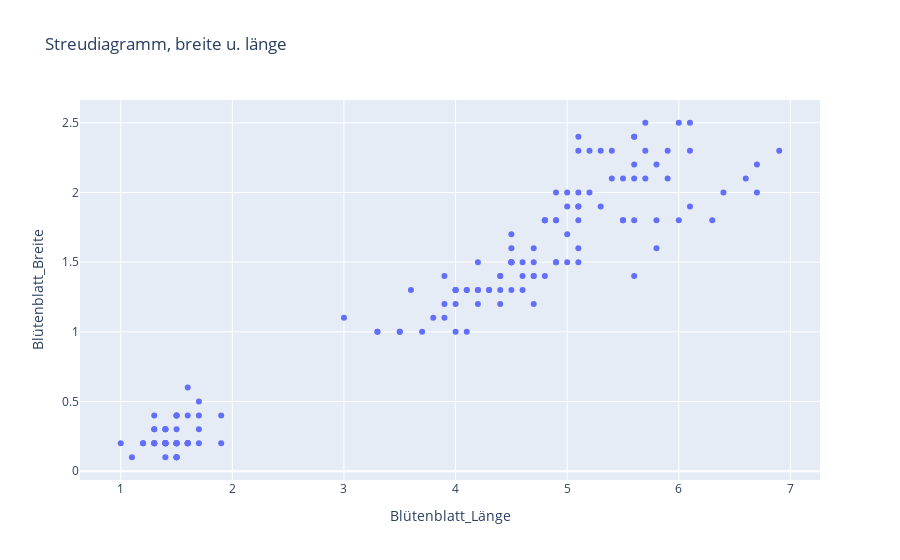

This figure's notebook cell:
### Code cell
px.scatter(df, x='Blütenblatt_Länge', y='Blütenblatt_Breite' , title='Streudiagramm, breite u. länge')

### Figure 1 — Plotly figure (JSON) as saved in the notebook; plotly's stock layout.template omitted (floating-point values rounded to 4 significant figures; data arrays with more than 128 entries replaced by an {"elided": "..."} marker saying what was removed)
{"data": [{"hovertemplate": "Blütenblatt_Länge=%{x}<br>Blütenblatt_Breite=%{y}<extra></extra>", "legendgroup": "", "marker": {"color": "#636efa", "symbol": "circle"}, "mode": "markers", "name": "", "orientation": "v", "showlegend": false, "type": "scatter", "x": {"elided": "150 float values"}, "xaxis": "x", "y": {"elided": "150 float values"}, "yaxis": "y"}], "layout": {"legend": {"tracegroupgap": 0}, "title": {"text": "Streudiagramm, breite u. länge"}, "xaxis": {"anchor": "y", "domain": [0, 1], "title": {"text": "Blütenblatt_Länge"}}, "yaxis": {"anchor": "x", "domain": [0, 1], "title": {"text": "Blütenblatt_Breite"}}}}
